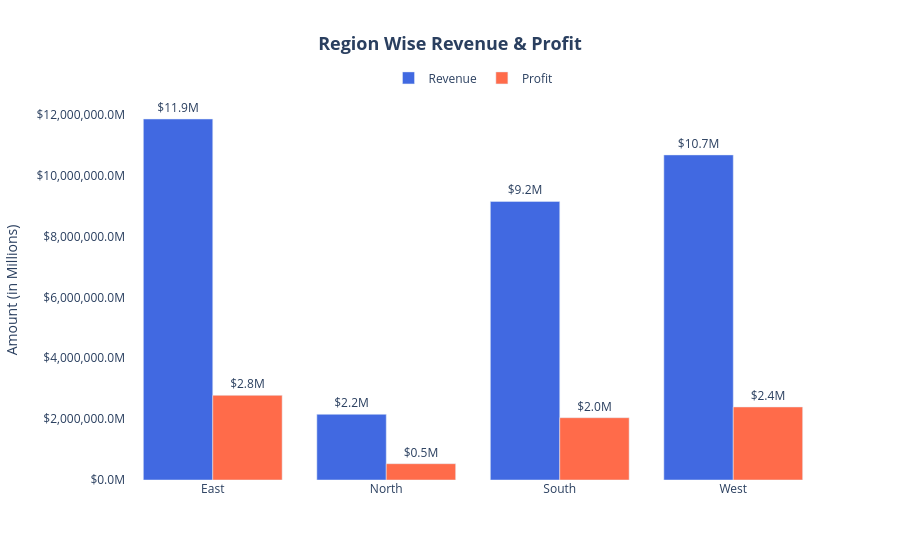

Write notebook code for a chart like this one.
### Markdown cell above
### Region Distribution

### Code cell
region_data = df.groupby('Store_Region').agg({
    'Sales': 'sum',
    'Profit': 'sum'
}).reset_index()
region_data.columns = ['Store_Region', 'Total_Revenue', 'Total_Profit']

fig = go.Figure(data=[
    go.Bar(
        name='Revenue',
        x=region_data['Store_Region'],
        y=region_data['Total_Revenue'],
        text=region_data['Total_Revenue'].apply(lambda x: f'${x/1000000:.1f}M'),
        textposition='outside',
        marker_color='royalblue'
    ),
    go.Bar(
        name='Profit',
        x=region_data['Store_Region'],
        y=region_data['Total_Profit'],
        text=region_data['Total_Profit'].apply(lambda x: f'${x/1000000:.1f}M'),
        textposition='outside',
        marker_color='#FF6B4A'
    )
])

fig.update_layout(
    title='<b>Region Wise Revenue & Profit</b>',
    xaxis_title='',
    yaxis_title='Amount (in Millions)',
    plot_bgcolor='white',
    title_x=0.5,
    title_font_size=18,
    barmode='group',
    legend=dict(orientation='h', yanchor='bottom', y=1.02, xanchor='center', x=0.5)
)

fig.update_yaxes(tickprefix='$', ticksuffix='M', tickformat=',.1f')
fig.show()

### Figure 1 — Plotly figure (JSON) as saved in the notebook; plotly's stock layout.template omitted (floating-point values rounded to 4 significant figures)
{"data": [{"marker": {"color": "royalblue"}, "name": "Revenue", "text": ["$11.9M", "$2.2M", "$9.2M", "$10.7M"], "textposition": "outside", "type": "bar", "x": ["East", "North", "South", "West"], "y": [11861759, 2157872, 9151478, 10681544]}, {"marker": {"color": "#FF6B4A"}, "name": "Profit", "text": ["$2.8M", "$0.5M", "$2.0M", "$2.4M"], "textposition": "outside", "type": "bar", "x": ["East", "North", "South", "West"], "y": [2781159, 535642, 2047378, 2399794]}], "layout": {"barmode": "group", "legend": {"orientation": "h", "x": 0.5, "xanchor": "center", "y": 1.02, "yanchor": "bottom"}, "plot_bgcolor": "white", "title": {"font": {"size": 18}, "text": "<b>Region Wise Revenue & Profit</b>", "x": 0.5}, "xaxis": {"title": {"text": ""}}, "yaxis": {"tickformat": ",.1f", "tickprefix": "$", "ticksuffix": "M", "title": {"text": "Amount (in Millions)"}}}}
